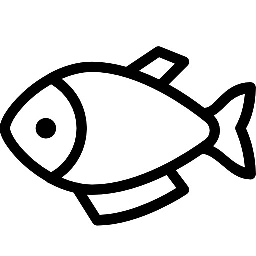
#> input picture img/fish.jpg, 256 x 256 px
$ python 1.translate.py
#> lines starting #> are read from the running program, lines starting #| are printed output that depends on the picture
import cv2
import numpy as np

img = cv2.imread('../img/fish.jpg')
#> img is the input picture: shape (256, 256, 3); min 0, max 255, mean 211.5
rows, cols = img.shape[0:2]  # 영상의 크기
#> rows = 256; cols = 256

dx, dy = 500, 500        # 이동할 픽셀 거리

# 변환 행렬 생성
mtrx = np.float32([[1, 0, dx],
                   [0, 1, dy]])

# 단순 이동
dst = cv2.warpAffine(img, mtrx, (cols+dx, rows+dy))
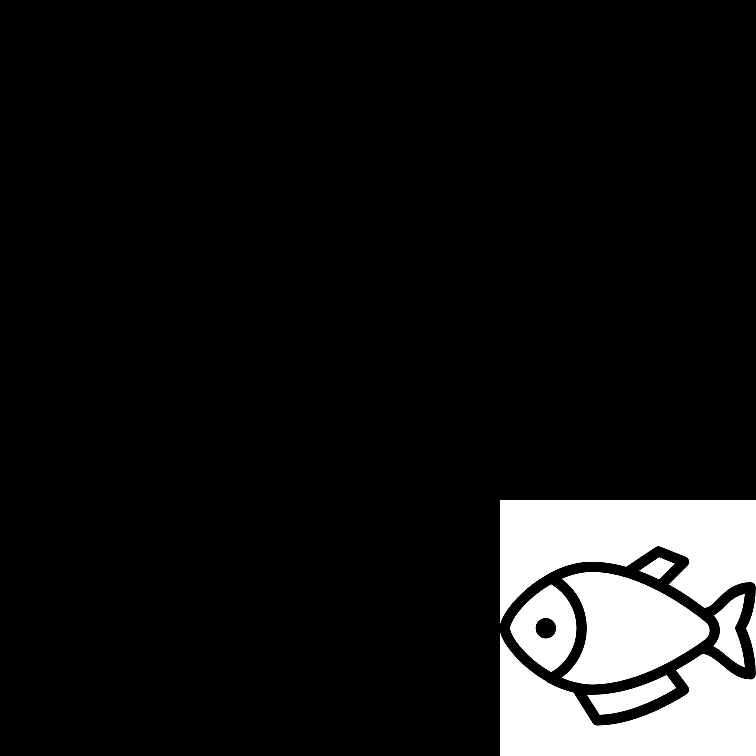
#> dst: shape (756, 756, 3); min 0, max 255, mean 24.2

# 탈락된 외곽 픽셀을 파랑색으로 보정
dst2 = cv2.warpAffine(img, mtrx, (cols+dx, rows+dy), None , cv2.INTER_LINEAR, cv2.BORDER_CONSTANT, (255, 0, 0))
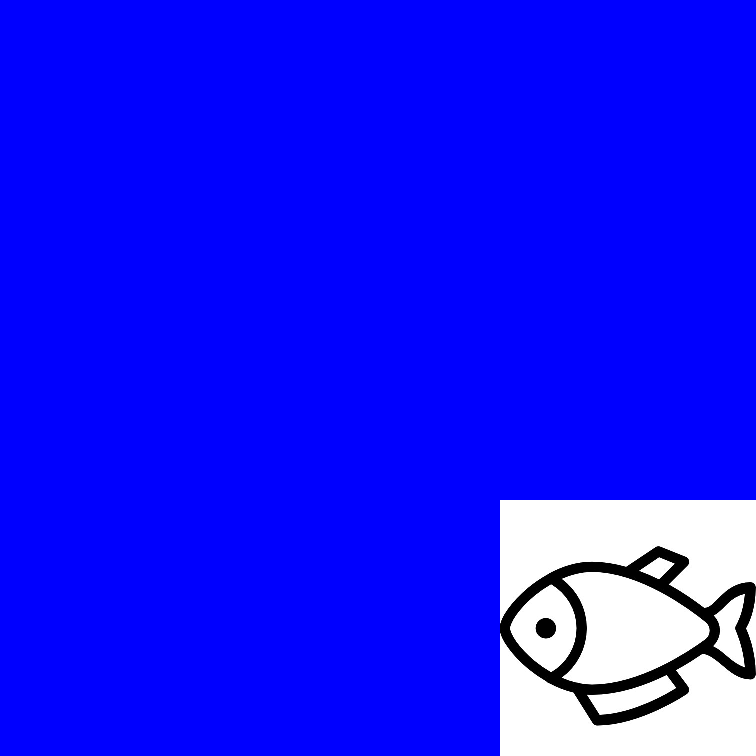
#> dst2: shape (756, 756, 3); mean B, G, R 250, 24.2, 24.2

# 탈락된 외곽 픽셀을 원본을 반사시켜서 보정
dst3 = cv2.warpAffine(img, mtrx, (cols+dx, rows+dy), None, cv2.INTER_LINEAR, cv2.BORDER_REFLECT)
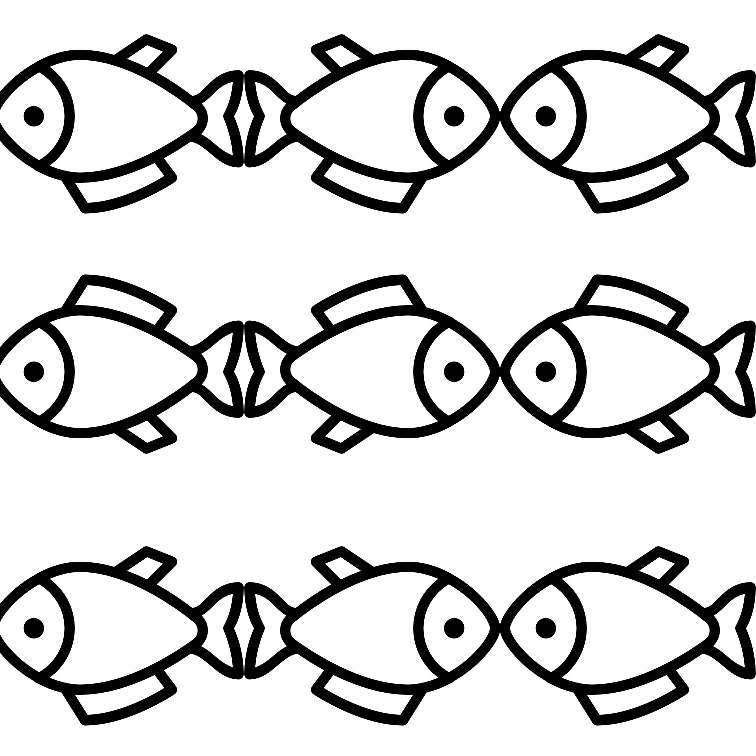
#> dst3: shape (756, 756, 3); min 0, max 255, mean 210.6

cv2.imshow('original', img)
cv2.imshow('trans', dst)
cv2.imshow('BORDER_CONSTATNT', dst2)
cv2.imshow('BORDER_FELECT', dst3)
cv2.waitKey(0)
cv2.destroyAllWindows()
